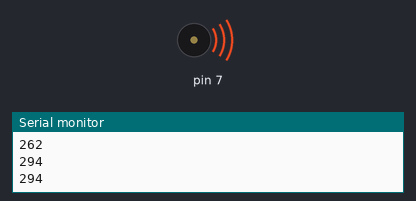
The sketch below on a simulated Arduino Uno, built with avr-gcc and run on an emulated ATmega328P. Parts: buzzer (waves = sounding), the last lines printed to the serial monitor.

Above: at 14.61 s.
At 23.9 s:
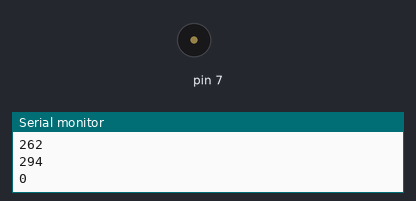
Timing chart, 0 to 30.0 s (numbered marks = the images above):
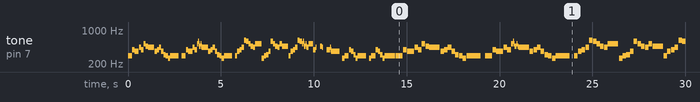

The sketch:

SOUND2.ino
```cpp
#define NOTE_B0  31
#define NOTE_C1  33
#define NOTE_CS1 35
#define NOTE_D1  37
#define NOTE_DS1 39
#define NOTE_E1  41
#define NOTE_F1  44
#define NOTE_FS1 46
#define NOTE_G1  49
#define NOTE_GS1 52
#define NOTE_A1  55
#define NOTE_AS1 58
#define NOTE_B1  62
#define NOTE_C2  65
#define NOTE_CS2 69
#define NOTE_7  73
#define NOTE_DS2 78
#define NOTE_E2  82
#define NOTE_F2  87
#define NOTE_FS2 93
#define NOTE_G2  98
#define NOTE_GS2 104
#define NOTE_A2  110
#define NOTE_AS2 117
#define NOTE_B2  123
#define NOTE_C3  131
#define NOTE_CS3 139
#define NOTE_D3  147
#define NOTE_DS3 156
#define NOTE_E3  165
#define NOTE_F3  175
#define NOTE_FS3 185
#define NOTE_G3  196
#define NOTE_GS3 208
#define NOTE_A3  220
#define NOTE_AS3 233
#define NOTE_B3  247
#define NOTE_C4  262
#define NOTE_CS4 277
#define NOTE_D4  294
#define NOTE_DS4 311
#define NOTE_E4  330
#define NOTE_F4  349
#define NOTE_FS4 370
#define NOTE_G4  392
#define NOTE_GS4 415
#define NOTE_A4  440
#define NOTE_AS4 466
#define NOTE_B4  494
#define NOTE_C5  523
#define NOTE_CS5 554
#define NOTE_D5  587
#define NOTE_DS5 622
#define NOTE_E5  659
#define NOTE_F5  698
#define NOTE_FS5 740
#define NOTE_G5  784
#define NOTE_GS5 831
#define NOTE_A5  880
#define NOTE_AS5 932
#define NOTE_B5  988
#define NOTE_C6  1047
#define NOTE_CS6 1109
#define NOTE_D6  1175
#define NOTE_DS6 1245
#define NOTE_E6  1319
#define NOTE_F6  1397
#define NOTE_FS6 1480
#define NOTE_G6  1568
#define NOTE_GS6 1661
#define NOTE_A6  1760
#define NOTE_AS6 1865
#define NOTE_B6  1976
#define NOTE_C7  2093
#define NOTE_CS7 2217
#define NOTE_D7  2349
#define NOTE_DS7 2489
#define NOTE_E7  2637
#define NOTE_F7  2794
#define NOTE_FS7 2960
#define NOTE_G7  3136
#define NOTE_GS7 3322
#define NOTE_A7  3520
#define NOTE_AS7 3729
#define NOTE_B7  3951
#define NOTE_C8  4186
#define NOTE_CS8 4435
#define NOTE_D8  4699
#define NOTE_DS8 4978
#define END -1
int melody[] = {
NOTE_D4, NOTE_G4, NOTE_FS4, NOTE_A4,
NOTE_G4, NOTE_C5, NOTE_AS4, NOTE_A4,
NOTE_FS4, NOTE_G4, NOTE_A4, NOTE_FS4, NOTE_DS4, NOTE_D4,
NOTE_C4, NOTE_D4,0,

NOTE_D4, NOTE_G4, NOTE_FS4, NOTE_A4,
NOTE_G4, NOTE_C5, NOTE_D5, NOTE_C5, NOTE_AS4, NOTE_C5, NOTE_AS4, NOTE_A4,      //29               //8
NOTE_FS4, NOTE_G4, NOTE_A4, NOTE_FS4, NOTE_DS4, NOTE_D4,
NOTE_C4, NOTE_D4,0,

NOTE_D4, NOTE_FS4, NOTE_G4, NOTE_A4, NOTE_DS5, NOTE_D5,
NOTE_C5, NOTE_AS4, NOTE_A4, NOTE_C5,
NOTE_C4, NOTE_D4, NOTE_DS4, NOTE_FS4, NOTE_D5, NOTE_C5,
NOTE_AS4, NOTE_A4, NOTE_C5, NOTE_AS4,             //58

NOTE_D4, NOTE_FS4, NOTE_G4, NOTE_A4, NOTE_DS5, NOTE_D5,
NOTE_C5, NOTE_D5, NOTE_C5, NOTE_AS4, NOTE_C5, NOTE_AS4, NOTE_A4, NOTE_C5, NOTE_G4,
NOTE_A4, 0, NOTE_AS4, NOTE_A4, 0, NOTE_G4,
NOTE_G4, NOTE_A4, NOTE_G4, NOTE_FS4, 0,

NOTE_C4, NOTE_D4, NOTE_G4, NOTE_FS4, NOTE_DS4,
NOTE_C4, NOTE_D4, 0,
NOTE_C4, NOTE_D4, NOTE_G4, NOTE_FS4, NOTE_DS4,
NOTE_C4, NOTE_D4, END

};

// note durations: 8 = quarter note, 4 = 8th note, etc.
int noteDurations[] = {       //duration of the notes
8,4,8,4,
4,4,4,12,
4,4,4,4,4,4,
4,16,4,

8,4,8,4,
4,2,1,1,2,1,1,12,
4,4,4,4,4,4,
4,16,4,

4,4,4,4,4,4,
4,4,4,12,
4,4,4,4,4,4,
4,4,4,12,

4,4,4,4,4,4,
2,1,1,2,1,1,4,8,4,
2,6,4,2,6,4,
2,1,1,16,4,

4,8,4,4,4,
4,16,4,
4,8,4,4,4,
4,20,
};

int speed=30;  //higher value, slower notes
void setup() {

Serial.begin(9600);
for (int thisNote = 0; melody[thisNote]!=-1; thisNote++) {

int noteDuration = speed*noteDurations[thisNote];
tone(7, melody[thisNote],noteDuration*.95);
Serial.println(melody[thisNote]);

delay(noteDuration);

noTone(7);
}
}

void loop() {
  int speed=50;  //higher value, slower notes

Serial.begin(9600);
for (int thisNote = 0; melody[thisNote]!=-1; thisNote++) {

int noteDuration = speed*noteDurations[thisNote];
tone(7, melody[thisNote],noteDuration*.95);
Serial.println(melody[thisNote]);

delay(noteDuration);

noTone(7);

}
}
```

Measured:
- by itself, tone on pin 7: plays 294 Hz for 0.23 s, 392 Hz for 0.12 s, 370 Hz for 0.23 s, 440 Hz for 0.12 s, 392 Hz for 0.12 s, 523 Hz for 0.12 s … (545 notes in this stretch)
